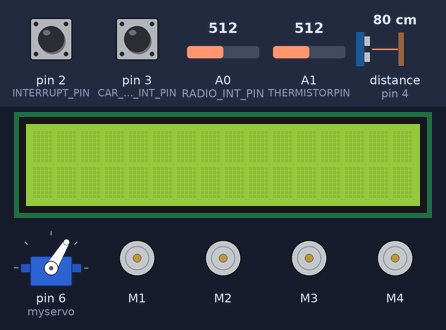
Bench run of a sketch on a simulated Arduino Leonardo, built with avr-gcc and run on an emulated ATmega32U4. Parts: servo, 16×2 character LCD, 4 × DC motor (green arrow = forward, orange = backward, longer = faster). Inputs (shaded band) come from the test bench; at power-on: pin 3 (CAR_START_INT_PIN) HIGH, A1 (THERMISTORPIN) = 512, pin 2 (INTERRUPT_PIN) HIGH, distance to the obstacle (sensor on pin 4) 80 cm, A0 (RADIO_INT_PIN) = 512. The echo pulse lasts 58.3 µs per cm; storage starts empty; random numbers use the default seed unless the sketch sets one; the audio player accepts every command and is not drawn; what the sketch prints to the serial monitor is not drawn.

Above: at 2.2 s.
2.3 s: pin 3 (CAR_START_INT_PIN) pulled LOW for 0.15 s
At 2.9 s:
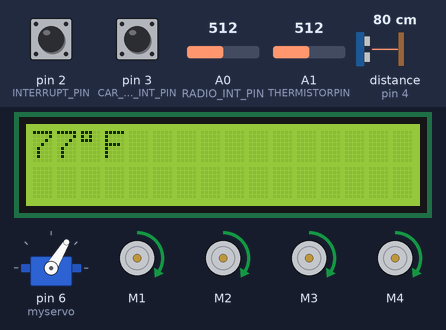
4.0 s: A1 (THERMISTORPIN) set to 879
At 4.5 s:
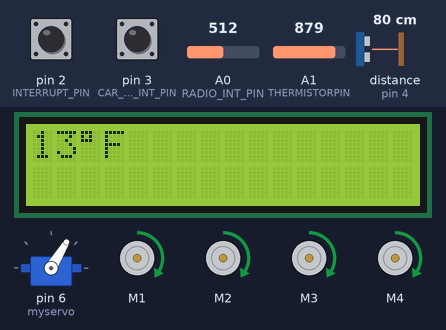
5.5 s: A1 (THERMISTORPIN) set to 902
At 6.7 s:
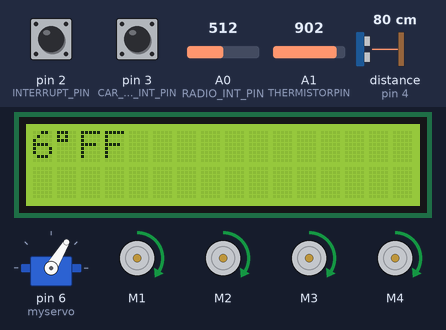
7.0 s: pin 2 (INTERRUPT_PIN) pulled LOW for 0.15 s
At 8.2 s:
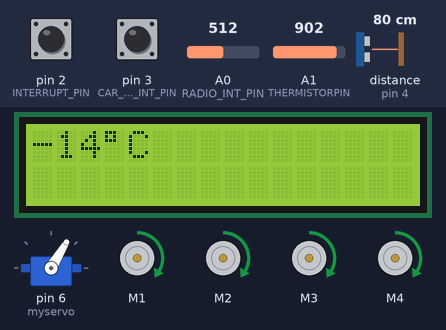
8.6 s: pin 2 (INTERRUPT_PIN) pulled LOW for 1 s
At 8.9 s:
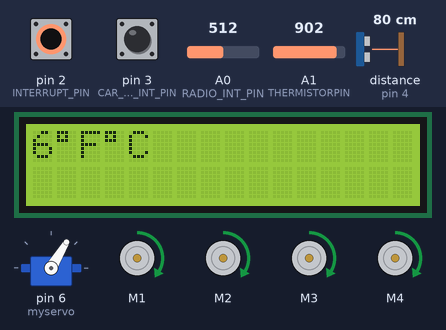
11.1 s: distance to the obstacle (sensor on pin 4) set to 26 cm
12.6 s: distance to the obstacle (sensor on pin 4) set to 23 cm
At 14.2 s:
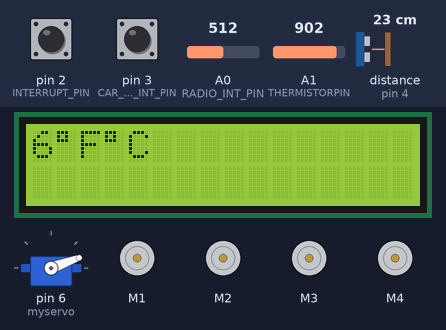
Timing chart, 0 to 16.6 s (numbered marks = the images above; inputs shaded):
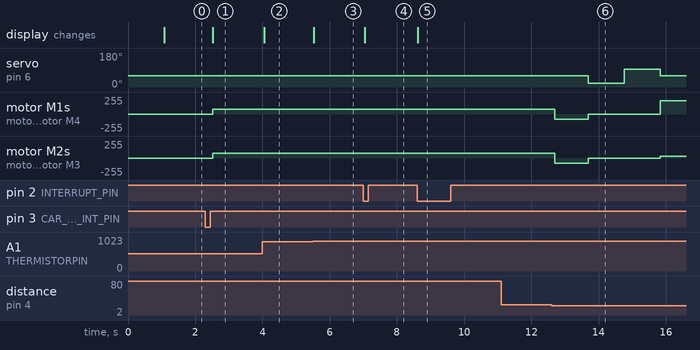

The sketch:

Todd_Labo_Final_Project_Code_CSCI_4287.ino
```cpp
#include "SD.h"
#define SD_ChipSelectPin 53
#include "TMRpcm.h"
#include "SPI.h"


// Radio
TMRpcm tmrpcm;

const int chipSelect = 53;
boolean carIsOn = false;

const byte CAR_START_INT_PIN = 3;
const byte RADIO_INT_PIN = 18;
boolean radioOn = true;
volatile byte car_state = LOW;


//#include <ServoTimer2.h>
//ServoTimer2 myservo;
// Motors
  #include <Wire.h>
  #include <Adafruit_MotorShield.h>
  #include "utility/Adafruit_MS_PWMServoDriver.h"


  Adafruit_MotorShield AFMS = Adafruit_MotorShield();
  Adafruit_DCMotor *myMotor1 = AFMS.getMotor(1);
  Adafruit_DCMotor *myMotor2 = AFMS.getMotor(2);
  Adafruit_DCMotor *myMotor3 = AFMS.getMotor(3);
  Adafruit_DCMotor *myMotor4 = AFMS.getMotor(4);

  const int SLOW_SPEED = 30;
  const int MED_SPEED = 75;
  const int FAST_SPEED = 200;

// HC-SR04
#include <SR04.h>
#include "SR04.h"
#include <NewPing.h>

#define TRIG_PIN 22
#define ECHO_PIN 4

//long a;
long leftDist;
long rightDist;

SR04 sr04 = SR04(ECHO_PIN,TRIG_PIN);
#define maximum_distance 200
const int PING_DISTANCE = 25;
NewPing sonar(TRIG_PIN, ECHO_PIN, maximum_distance); //sensor function


// Servo
#include <ServoTimer2.h>
ServoTimer2 myservo;

int pos;    // variable to store the servo position
int const INITIAL_POS = 1150;

//LCD Screen
#include <LiquidCrystal.h> // includes the LiquidCrystal Library
LiquidCrystal lcd(48, 38, 42, 8, 7, 44); // Creates an LC object. Parameters: (rs, enable, d4, d5, d6, d7)

// Temperature (Thermister)
const int INTERRUPT_PIN = 2;

volatile float steinhart;
boolean displayFaren = true;

 // For thermister
#define THERMISTORPIN A1
// resistance at 25 degrees C
#define THERMISTORNOMINAL 10000
#define TEMPERATURENOMINAL 25
// how many samples to take and average, more takes longer
// but is more 'smooth'
#define NUMSAMPLES 5
// The beta coefficient of the thermistor (usually 3000-4000)
#define BCOEFFICIENT 3950
// the value of the 'other' resistor
#define SERIESRESISTOR 10000
int samples[NUMSAMPLES];


void setup() {
  Serial.begin(9600);

  //Radio
  tmrpcm.speakerPin = 46;
  if (!SD.begin(SD_ChipSelectPin)) {
    Serial.println("SD fail");
    return;
  }

  //pinMode(18, OUTPUT);
  pinMode(CAR_START_INT_PIN, INPUT_PULLUP);
  attachInterrupt(digitalPinToInterrupt(CAR_START_INT_PIN), carStart, RISING);
  pinMode(RADIO_INT_PIN, INPUT_PULLUP);
  attachInterrupt(digitalPinToInterrupt(RADIO_INT_PIN), playRadio, FALLING);
  //Serial.begin(9600);

  //Servo
  myservo.attach(6);  // attaches the servo on pin 6 to the servo object
  myservo.write(INITIAL_POS);

  delay(1000);

  // For lcd screen
    lcd.begin(16,2); // Initializes the interface to the LCD screen, and specifies the dimensions (width and height) of the display }

  AFMS.begin();

  // PhotoResistor
    pinMode(A5, INPUT);
    pinMode(40, OUTPUT);

    pinMode(INTERRUPT_PIN, INPUT_PULLUP);
    attachInterrupt(digitalPinToInterrupt(INTERRUPT_PIN), setTempDisplayType, FALLING );

}

ISR(TIMER4_COMPA_vect) {
  setHeadlights();
  computeTemp();
}


void playRadio(){

  if (!radioOn){

    // Get random numer
    long randNumber;
    randomSeed(millis());
    randNumber = random(6);
    tmrpcm.setVolume(5);
    lcd.setCursor(0, 1);
    Serial.println(randNumber);

    switch (randNumber){
      case 0:
        tmrpcm.play("Spirit.wav");
        lcd.print("SPIRIT OF RADIO");
        break;

      case 1:
        tmrpcm.play("Hand.wav");
        lcd.print("HAND CAN'T ERASE");
        break;

      case 2:
        tmrpcm.play("NewThing.wav");
        lcd.print("NEW THING");
        break;

      case 3:
        tmrpcm.play("Rival.wav");
        lcd.print("ELECTRIC MAN");
        break;

      case 4:
        tmrpcm.play("Floyd.wav");
        lcd.print("HAVE A CIGAR");
        break;

      case 5:
        tmrpcm.play("Opeth.wav");
        lcd.print("HARLEQUIN FOREST");
        break;

      default:
        tmrpcm.stopPlayback();
        lcd.print("playback error");
        break;
      }

  }else{
    tmrpcm.stopPlayback();
    lcd.setCursor(0, 1);
    lcd.print("                 ");

  }
  radioOn = !radioOn;
}


void carStart(){
  if (!carIsOn){
    carIsOn = !carIsOn;
    tmrpcm.setVolume(5);
    tmrpcm.play("Car.wav");
    delay(9000);

  Serial.println("car start done");

  // Set TIMER4_COMPA_vect Timer
    cli();
      TCCR4A = 0;
      TCCR4B = 0;
      TCNT4  = 0;
      OCR4A = 31250;
      TCCR4B |= (1 << WGM12);
      TCCR4B |= (1 << CS12);   // set bit 2 for the prescaler to be 1024 (combined with OCR1A set to 32250 gives an approx 2 second delay)
      TCCR4B |= (1 << CS10);   // set bit 0 for the prescaler to be 1024
      TIMSK4 |= (1 << OCIE4A);
    sei();

  //Start Car moving forward
    myMotor1->setSpeed(MED_SPEED);
    myMotor2->setSpeed(MED_SPEED);
    myMotor3->setSpeed(MED_SPEED);
    myMotor4->setSpeed(MED_SPEED);

    myMotor1->run(FORWARD);
    myMotor2->run(FORWARD);
    myMotor3->run(FORWARD);
    myMotor4->run(FORWARD);
  }
  else{
      tmrpcm.stopPlayback();
      carIsOn = !carIsOn;
      Serial.println("car is off");
      stopCar();
   }
}

void stopCar(){
      myMotor1->run(RELEASE);
      myMotor2->run(RELEASE);
      myMotor3->run(RELEASE);
      myMotor4->run(RELEASE);}


void computeTemp(){

  // take N samples in a row, with a slight delay
  for (uint8_t i = 0; i < NUMSAMPLES; i++) {
    samples[i] = analogRead(THERMISTORPIN);
  }

  // average all the samples out
  float average = 0;
  for (uint8_t i=0; i< NUMSAMPLES; i++) {
     average += samples[i];
  }
  average /= NUMSAMPLES;

  // convert the value to resistance
  average = 1023 / average - 1;
  average = SERIESRESISTOR / average;

  steinhart = average / THERMISTORNOMINAL;          // (R/Ro)
  steinhart = log(steinhart);                       // ln(R/Ro)
  steinhart /= BCOEFFICIENT;                        // 1/B * ln(R/Ro)
  steinhart += 1.0 / (TEMPERATURENOMINAL + 273.15); // + (1/To)
  steinhart = 1.0 / steinhart;                      // Invert
  steinhart -= 273.15;

  displayTemp(displayFaren, steinhart);
}


void setTempDisplayType(){
  displayFaren = !displayFaren;
  computeTemp();
}


void displayTemp(boolean displayType, float temp){
    if(displayType){
       float far = temp * 1.8 + 32.0;
       lcd.setCursor(0, 0);
       lcd.print(far, 0);  // second argument means print 0 decimal places
       lcd.print(char(223)); // Degree Symbol
       lcd.print("F");
    }
    else{
       lcd.setCursor(0, 0);
       lcd.print(temp, 0);  // second argument means print 0 decimal places
       lcd.print(char(223)); // Degree Symbol
       lcd.print("C");
    }
}

void setHeadlights(){
  int value = analogRead(A0);
//  Serial.print("Analog value : ");
//  Serial.println(value);

  if(value < 300){
    digitalWrite(40, HIGH);
  }
  else{
    digitalWrite(40, LOW);
  }
}


int getDistance(){
  delay(70);
  int cm = sonar.ping_cm();
  if (cm == 0){
    cm = 250;
  }
  return cm;
}

  void avoidObject(){
    // Stop
      myMotor1->run(RELEASE);
      myMotor2->run(RELEASE);
      myMotor3->run(RELEASE);
      myMotor4->run(RELEASE);

    // First backup
      myMotor1->setSpeed(MED_SPEED);
      myMotor2->setSpeed(MED_SPEED);
      myMotor3->setSpeed(MED_SPEED);
      myMotor4->setSpeed(MED_SPEED);

      myMotor1->run(BACKWARD);
      myMotor2->run(BACKWARD);
      myMotor3->run(BACKWARD);
      myMotor4->run(BACKWARD);

      delay(1000);  // Shoukd use millis idea instead

      myMotor1->run(RELEASE);
      myMotor2->run(RELEASE);
      myMotor3->run(RELEASE);
      myMotor4->run(RELEASE);

    //look right and get distance
      myservo.write(750);
      delay(500);
      rightDist = getDistance();
      Serial.print("Right Distance: ");
      Serial.println(rightDist);
      delay(500);

    // Look Left and get distance
      myservo.write(1500);
      delay(500);
      leftDist = getDistance();;
      Serial.print("Left Distance: ");
      Serial.println(leftDist);
      delay(500);

      myservo.write(INITIAL_POS);

      if(leftDist > rightDist){
        Serial.println("Go Left");
        // Turn Left
          myMotor1->setSpeed(SLOW_SPEED);
          myMotor2->setSpeed(FAST_SPEED);
          myMotor3->setSpeed(FAST_SPEED);
          myMotor4->setSpeed(SLOW_SPEED);

          myMotor1->run(FORWARD);
          myMotor2->run(FORWARD);
          myMotor3->run(FORWARD);
          myMotor4->run(FORWARD);
      }

      else{
        Serial.println("Go Right");
        // Turn Right
          myMotor1->setSpeed(FAST_SPEED);
          myMotor2->setSpeed(SLOW_SPEED);
          myMotor3->setSpeed(SLOW_SPEED);
          myMotor4->setSpeed(FAST_SPEED);

          myMotor1->run(FORWARD);
          myMotor2->run(FORWARD);
          myMotor3->run(FORWARD);
          myMotor4->run(FORWARD);
      }
     delay(1500);

    //Set Car Forward
      myMotor1->run(RELEASE);
      myMotor2->run(RELEASE);
      myMotor3->run(RELEASE);
      myMotor4->run(RELEASE);

      myMotor1->setSpeed(MED_SPEED);
      myMotor2->setSpeed(MED_SPEED);
      myMotor3->setSpeed(MED_SPEED);
      myMotor4->setSpeed(MED_SPEED);

      myMotor1->run(FORWARD);
      myMotor2->run(FORWARD);
      myMotor3->run(FORWARD);
      myMotor4->run(FORWARD);
 }


void loop() {

  if(getDistance() < PING_DISTANCE){
    Serial.print("Range ");
    Serial.println(getDistance());
    avoidObject();
  }

}
```

Measured:
- the behaviour switches between 890 and 891 on A1 (THERMISTORPIN) (found by bisection; images 2 and 3)
- the behaviour switches between 25 and 24 cm on distance to the obstacle (sensor on pin 4) (found by bisection; images 5 and 6)
- after the input at 2.3 s, motor M1–4: stopped → forward 75/255 after 0.21 s; the display: changes after 0.21 s (image 1)
- after the input at 4.0 s, the display: changes after 0.06 s (image 2)
- after the input at 5.5 s, the display: changes at once (image 3)
- after the input at 7.0 s, the display: changes at once (image 4)
- after the input at 8.6 s, the display: changes at once (image 5)
- after the input at 11.1 s, every drawn part: stays the same
- after the input at 12.6 s, servo on pin 6 (myservo): 59° → 20° after 1.1 s, → 93° 1.1 s later, → 59° 1.1 s later; motor M1, motor M4: forward 75/255 → backward 75/255 after 0.09 s, → stopped 1.0 s later, → forward 200/255 2.1 s later; motor M2, motor M3: forward 75/255 → backward 75/255 after 0.09 s, → stopped 1.0 s later, → forward 30/255 2.1 s later
